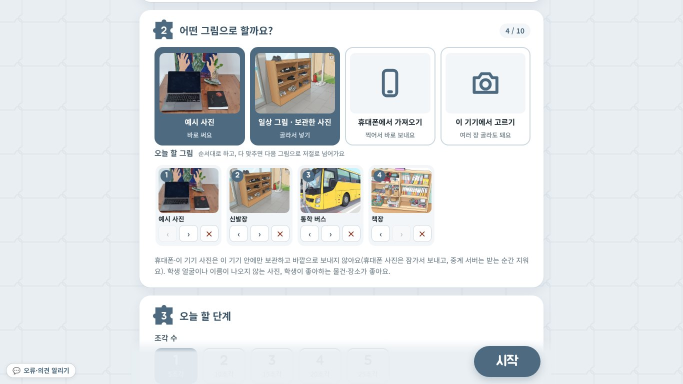
#> input picture 002/picture-puzzle02.jpg, 1366 x 768 px, given in place of gemini-logo-alpha48.png, which was not available (shown at 1/2 size)
$ python gemini-logo.py ../002/picture-puzzle02.jpg
#> lines starting #> are read from the running program, lines starting #| are printed output that depends on the picture
#!/usr/bin/env python3
"""Gemini 그림의 오른쪽 아래 반짝이 로고(흰 별) 지우기 — 2026-11-22

    python3 tools/gemini-logo.py 그림.png [그림2.png …]             # 그림.clean.png 로 따로 저장
    python3 tools/gemini-logo.py 그림.png --inplace                  # 그 자리에 덮어씀
    python3 tools/gemini-logo.py 그림.png --out 폴더                 # 폴더에 같은 이름으로
    python3 tools/gemini-logo.py 그림.png --check                    # 고치지 않고 로고를 찾았는지만

왜·어떻게
  Gemini 그림의 로고는 흰색을 일정한 투명도로 덮어 그린 것이다(어느 바탕에서나 가장 진한 곳이 약 0.31).
  그래서 덮어 그리기를 거꾸로 셈하면 원래 색이 그대로 돌아온다: 원래 = (지금 − 투명도×255) ÷ (1 − 투명도).
  주변을 흐리게 메우는 방식과 달리 결·선·무늬가 그대로 남는다.
  투명도 지도(48×48)는 tools/gemini-logo-alpha48.png — 단색 바탕 Gemini 그림 4장에서 잰 것.
  로고 자리는 그림마다 오른쪽 아래 구석 400점 안을 찾아(크기 48·96·72) 투명도 지도와 가장 닮은 곳으로 정한다.
  닮음이 낮으면(로고가 없거나 흰 바탕이라 안 보이면) 고치지 않고 알린다 — --force 로 기본 자리(오른쪽·아래에서 96점, 48 크기)에 적용.
필요: numpy, Pillow
"""
import os, sys
import numpy as np
from PIL import Image

HERE = os.path.dirname(os.path.abspath(__file__))
ALPHA = np.asarray(Image.open(os.path.join(HERE, 'gemini-logo-alpha48.png')).convert('L')).astype(np.float64) / 255.0
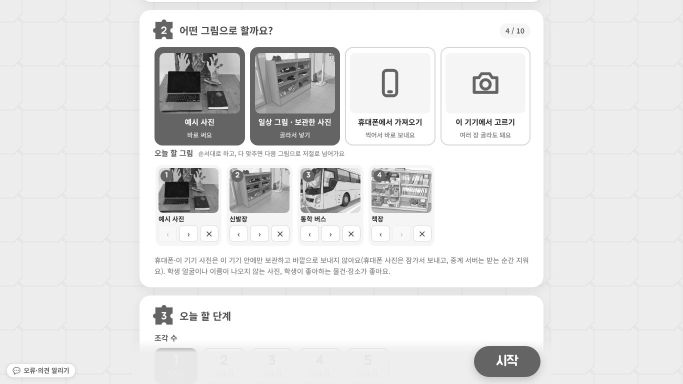
#> ALPHA: shape (768, 1366) float64 (shown at 1/2 size); min 0.00784, max 1, mean 0.894


def alpha_at(size):
    if size == 48:
        return ALPHA
    return np.asarray(Image.fromarray((ALPHA * 255).astype('uint8')).resize((size, size), Image.LANCZOS)).astype(np.float64) / 255.0


def est_alpha(a, x, y, s):
    """그 자리를 흰색 덮어 그리기로 보고 투명도를 거꾸로 셈(바탕 = 둘레 띠의 가운뎃값)."""
    h, w, _ = a.shape
    p = max(4, s // 6)
    if x - p < 0 or y - p < 0 or x + s + p > w or y + s + p > h:
        return None
    reg = a[y:y + s, x:x + s]
    ring = np.concatenate([a[y - p:y, x - p:x + s + p].reshape(-1, 3), a[y + s:y + s + p, x - p:x + s + p].reshape(-1, 3),
                           a[y:y + s, x - p:x].reshape(-1, 3), a[y:y + s, x + s:x + s + p].reshape(-1, 3)])
    bg = np.median(ring, 0)
    return ((reg - bg) / (255.0 - bg + 1e-6)).mean(2)


def find(a):
    h, w, _ = a.shape
    best = (-1, None)
    for s in (48, 96, 72):
        m = alpha_at(s).ravel(); m = m - m.mean()
        for off in range(s, min(420, w, h) - s, max(2, s // 12)):
            for dx in range(-s // 2, s // 2 + 1, max(2, s // 12)):
                x, y = w - off - s + dx, h - off - s
                for yy in (y - s // 4, y, y + s // 4):
                    e = est_alpha(a, x, yy, s)
                    if e is None:
                        continue
                    v = e.ravel(); v = v - v.mean()
                    den = np.sqrt((v * v).sum() * (m * m).sum())
                    if den < 1e-9:
                        continue
                    c = float((v * m).sum() / den)
                    if c > best[0]:
                        best = (c, (x, yy, s))
    return best


def clean(a, x, y, s):
    m = alpha_at(s)[..., None]
    reg = a[y:y + s, x:x + s]
    out = (reg - m * 255.0) / (1.0 - m)
    a = a.copy()
    a[y:y + s, x:x + s] = np.clip(out, 0, 255)
    return a


def main():
    args = sys.argv[1:]
    if not args:
        print(__doc__); return 1
    inplace = '--inplace' in args; check = '--check' in args; force = '--force' in args
    out = None
    if '--out' in args:
        i = args.index('--out'); out = args[i + 1]; del args[i:i + 2]; os.makedirs(out, exist_ok=True)
    files = [x for x in args if not x.startswith('--')]
    bad = 0
    for f in files:
        im = Image.open(f); mode = im.mode
#> in main, im is the input picture: PIL image 1366x768 RGB; mean R, G, B 225.5, 228.8, 230.8
#> after `mode = im.mode`: mode = 'RGB'
        a = np.asarray(im.convert('RGB')).astype(np.float64)
        h, w, _ = a.shape
#> h = 768; w = 1366
        c, pos = find(a)
#> the loop in find, `for s in (48, 96, 72):` made 1 pass
#> pass 1, in est_alpha, `reg = a[y:y + s, x:x + s]`:
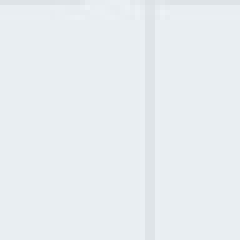
#> reg: shape (48, 48, 3) float64 (shown 5 times larger); mean R, G, B 232.5, 237.5, 241.5
        ok = c >= 0.6
        if not ok and force:
            pos = (w - 144, h - 144, 48)
        tag = ('찾음' if ok else ('못 찾음 → 기본 자리' if force else '못 찾음')) + ' 닮음 %.2f' % c
        if pos:
            tag += ' · 자리 오른쪽 %d 아래 %d 크기 %d' % (w - pos[0] - pos[2], h - pos[1] - pos[2], pos[2])
        print(os.path.basename(f), tag)
        if check or (not ok and not force):
            bad += (not ok); continue
        r = Image.fromarray(clean(a, *pos).round().astype('uint8'))
        if mode == 'RGBA':
            r.putalpha(im.getchannel('A'))
        dst = f if inplace else (os.path.join(out, os.path.basename(f)) if out else os.path.splitext(f)[0] + '.clean' + os.path.splitext(f)[1])
        r.save(dst)
    if bad:
        print('로고를 못 찾은 그림 %d장 — 흰 바탕이면 로고가 거의 안 보여 그대로 써도 됨, 아니면 --force' % bad)
    return 0


if __name__ == '__main__':
#> (the run stopped early here; a loop or call above may not have finished)
